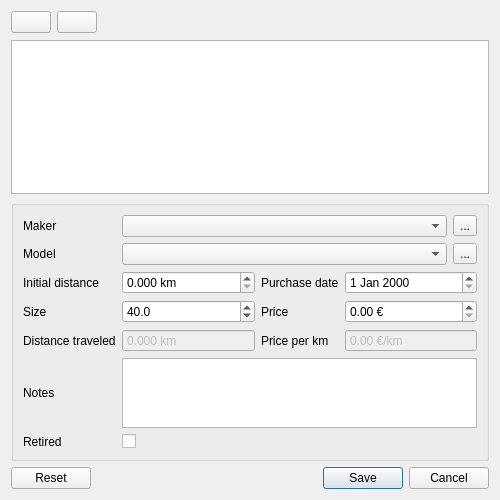
<?xml version="1.0" encoding="UTF-8"?>
<ui version="4.0">
 <class>ShoeView</class>
 <widget class="QDialog" name="ShoeView">
  <property name="windowModality">
   <enum>Qt::ApplicationModal</enum>
  </property>
  <property name="geometry">
   <rect>
    <x>0</x>
    <y>0</y>
    <width>500</width>
    <height>500</height>
   </rect>
  </property>
  <property name="windowTitle">
   <string>Edit a shoe</string>
  </property>
  <layout class="QVBoxLayout" name="verticalLayout">
   <item>
    <layout class="QHBoxLayout" name="horizontalLayout">
     <item>
      <widget class="QPushButton" name="addPushButton">
       <property name="icon">
        <iconset>
         <normaloff>:table_add</normaloff>:table_add</iconset>
       </property>
      </widget>
     </item>
     <item>
      <widget class="QPushButton" name="removePushButton">
       <property name="text">
        <string/>
       </property>
       <property name="icon">
        <iconset>
         <normaloff>:table_delete</normaloff>:table_delete</iconset>
       </property>
      </widget>
     </item>
     <item>
      <spacer name="horizontalSpacer">
       <property name="orientation">
        <enum>Qt::Horizontal</enum>
       </property>
       <property name="sizeHint" stdset="0">
        <size>
         <width>88</width>
         <height>23</height>
        </size>
       </property>
      </spacer>
     </item>
    </layout>
   </item>
   <item>
    <widget class="QTableView" name="tableView">
     <property name="sizePolicy">
      <sizepolicy hsizetype="Expanding" vsizetype="Expanding">
       <horstretch>0</horstretch>
       <verstretch>1</verstretch>
      </sizepolicy>
     </property>
     <property name="editTriggers">
      <set>QAbstractItemView::NoEditTriggers</set>
     </property>
     <property name="selectionMode">
      <enum>QAbstractItemView::SingleSelection</enum>
     </property>
     <property name="selectionBehavior">
      <enum>QAbstractItemView::SelectRows</enum>
     </property>
     <property name="cornerButtonEnabled">
      <bool>false</bool>
     </property>
    </widget>
   </item>
   <item>
    <widget class="QGroupBox" name="groupBox">
     <property name="sizePolicy">
      <sizepolicy hsizetype="Preferred" vsizetype="Preferred">
       <horstretch>0</horstretch>
       <verstretch>1</verstretch>
      </sizepolicy>
     </property>
     <property name="title">
      <string/>
     </property>
     <layout class="QGridLayout" name="gridLayout">
      <item row="0" column="0">
       <widget class="QLabel" name="label_4">
        <property name="text">
         <string>Maker</string>
        </property>
        <property name="buddy">
         <cstring>shoeMakerComboBox</cstring>
        </property>
       </widget>
      </item>
      <item row="0" column="1" colspan="3">
       <layout class="QHBoxLayout" name="horizontalLayout_3">
        <item>
         <widget class="QComboBox" name="shoeMakerComboBox"/>
        </item>
        <item>
         <widget class="QToolButton" name="shoeMakerToolButton">
          <property name="text">
           <string>...</string>
          </property>
         </widget>
        </item>
       </layout>
      </item>
      <item row="1" column="0">
       <widget class="QLabel" name="label_5">
        <property name="text">
         <string>Model</string>
        </property>
        <property name="buddy">
         <cstring>shoeModelComboBox</cstring>
        </property>
       </widget>
      </item>
      <item row="1" column="1" colspan="3">
       <layout class="QHBoxLayout" name="horizontalLayout_4">
        <item>
         <widget class="QComboBox" name="shoeModelComboBox"/>
        </item>
        <item>
         <widget class="QToolButton" name="shoeModelToolButton">
          <property name="text">
           <string>...</string>
          </property>
         </widget>
        </item>
       </layout>
      </item>
      <item row="2" column="0">
       <widget class="QLabel" name="label_7">
        <property name="text">
         <string>Initial distance</string>
        </property>
        <property name="buddy">
         <cstring>initialDistanceDoubleSpinBox</cstring>
        </property>
       </widget>
      </item>
      <item row="2" column="1">
       <widget class="QDoubleSpinBox" name="initialDistanceDoubleSpinBox">
        <property name="sizePolicy">
         <sizepolicy hsizetype="Minimum" vsizetype="Fixed">
          <horstretch>1</horstretch>
          <verstretch>0</verstretch>
         </sizepolicy>
        </property>
        <property name="suffix">
         <string> km</string>
        </property>
        <property name="decimals">
         <number>3</number>
        </property>
        <property name="maximum">
         <double>9999.989999999999782</double>
        </property>
       </widget>
      </item>
      <item row="2" column="2">
       <widget class="QLabel" name="label_8">
        <property name="text">
         <string>Purchase date</string>
        </property>
        <property name="buddy">
         <cstring>purchaseDateDateEdit</cstring>
        </property>
       </widget>
      </item>
      <item row="2" column="3">
       <widget class="QDateEdit" name="purchaseDateDateEdit">
        <property name="sizePolicy">
         <sizepolicy hsizetype="Minimum" vsizetype="Fixed">
          <horstretch>1</horstretch>
          <verstretch>0</verstretch>
         </sizepolicy>
        </property>
       </widget>
      </item>
      <item row="3" column="0">
       <widget class="QLabel" name="label_9">
        <property name="text">
         <string>Size</string>
        </property>
        <property name="buddy">
         <cstring>sizeDoubleSpinBox</cstring>
        </property>
       </widget>
      </item>
      <item row="3" column="1">
       <widget class="QDoubleSpinBox" name="sizeDoubleSpinBox">
        <property name="value">
         <double>40.000000000000000</double>
        </property>
        <property name="decimals">
         <number>1</number>
        </property>
        <property name="minimum">
         <double>0.000000000000000</double>
        </property>
        <property name="maximum">
         <double>99.000000000000000</double>
        </property>
        <property name="singleStep">
         <double>0.500000000000000</double>
        </property>
       </widget>
      </item>
      <item row="3" column="2">
       <widget class="QLabel" name="label_10">
        <property name="text">
         <string>Price</string>
        </property>
        <property name="buddy">
         <cstring>priceDoubleSpinBox</cstring>
        </property>
       </widget>
      </item>
      <item row="3" column="3">
       <widget class="QDoubleSpinBox" name="priceDoubleSpinBox">
        <property name="suffix">
         <string> €</string>
        </property>
        <property name="maximum">
         <double>999.990000000000009</double>
        </property>
       </widget>
      </item>
      <item row="4" column="0">
       <widget class="QLabel" name="label_11">
        <property name="text">
         <string>Distance traveled</string>
        </property>
        <property name="buddy">
         <cstring>distanceDoubleSpinBox</cstring>
        </property>
       </widget>
      </item>
      <item row="4" column="1">
       <widget class="QDoubleSpinBox" name="distanceDoubleSpinBox">
        <property name="enabled">
         <bool>false</bool>
        </property>
        <property name="buttonSymbols">
         <enum>QAbstractSpinBox::NoButtons</enum>
        </property>
        <property name="suffix">
         <string> km</string>
        </property>
        <property name="decimals">
         <number>3</number>
        </property>
        <property name="maximum">
         <double>9999.989999999999782</double>
        </property>
       </widget>
      </item>
      <item row="4" column="2">
       <widget class="QLabel" name="label_12">
        <property name="text">
         <string>Price per km</string>
        </property>
        <property name="buddy">
         <cstring>pricePerDistanceDoubleSpinBox</cstring>
        </property>
       </widget>
      </item>
      <item row="5" column="0">
       <widget class="QLabel" name="label_6">
        <property name="text">
         <string>Notes</string>
        </property>
        <property name="buddy">
         <cstring>notesPlainTextEdit</cstring>
        </property>
       </widget>
      </item>
      <item row="5" column="1" colspan="3">
       <widget class="QPlainTextEdit" name="notesPlainTextEdit"/>
      </item>
      <item row="4" column="3">
       <widget class="QDoubleSpinBox" name="pricePerDistanceDoubleSpinBox">
        <property name="enabled">
         <bool>false</bool>
        </property>
        <property name="buttonSymbols">
         <enum>QAbstractSpinBox::NoButtons</enum>
        </property>
        <property name="suffix">
         <string> €/km</string>
        </property>
        <property name="maximum">
         <double>999.990000000000009</double>
        </property>
       </widget>
      </item>
      <item row="6" column="0">
       <widget class="QLabel" name="label_3">
        <property name="text">
         <string>Retired</string>
        </property>
       </widget>
      </item>
      <item row="6" column="1">
       <widget class="QCheckBox" name="retiredCheckBox">
        <property name="text">
         <string/>
        </property>
       </widget>
      </item>
     </layout>
    </widget>
   </item>
   <item>
    <layout class="QHBoxLayout" name="horizontalLayout_2">
     <item>
      <widget class="QPushButton" name="resetPushButton">
       <property name="text">
        <string>Reset</string>
       </property>
       <property name="icon">
        <iconset>
         <normaloff>:reset</normaloff>:reset</iconset>
       </property>
      </widget>
     </item>
     <item>
      <spacer name="horizontalSpacer_2">
       <property name="orientation">
        <enum>Qt::Horizontal</enum>
       </property>
       <property name="sizeHint" stdset="0">
        <size>
         <width>40</width>
         <height>20</height>
        </size>
       </property>
      </spacer>
     </item>
     <item>
      <widget class="QPushButton" name="savePushButton">
       <property name="text">
        <string>Save</string>
       </property>
       <property name="icon">
        <iconset>
         <normaloff>:save</normaloff>:save</iconset>
       </property>
       <property name="default">
        <bool>true</bool>
       </property>
      </widget>
     </item>
     <item>
      <widget class="QPushButton" name="cancelPushButton">
       <property name="text">
        <string>Cancel</string>
       </property>
       <property name="icon">
        <iconset>
         <normaloff>:cancel</normaloff>:cancel</iconset>
       </property>
      </widget>
     </item>
    </layout>
   </item>
  </layout>
 </widget>
 <resources>
  <include location="../../../resources/application.qrc"/>
 </resources>
 <connections/>
</ui>
